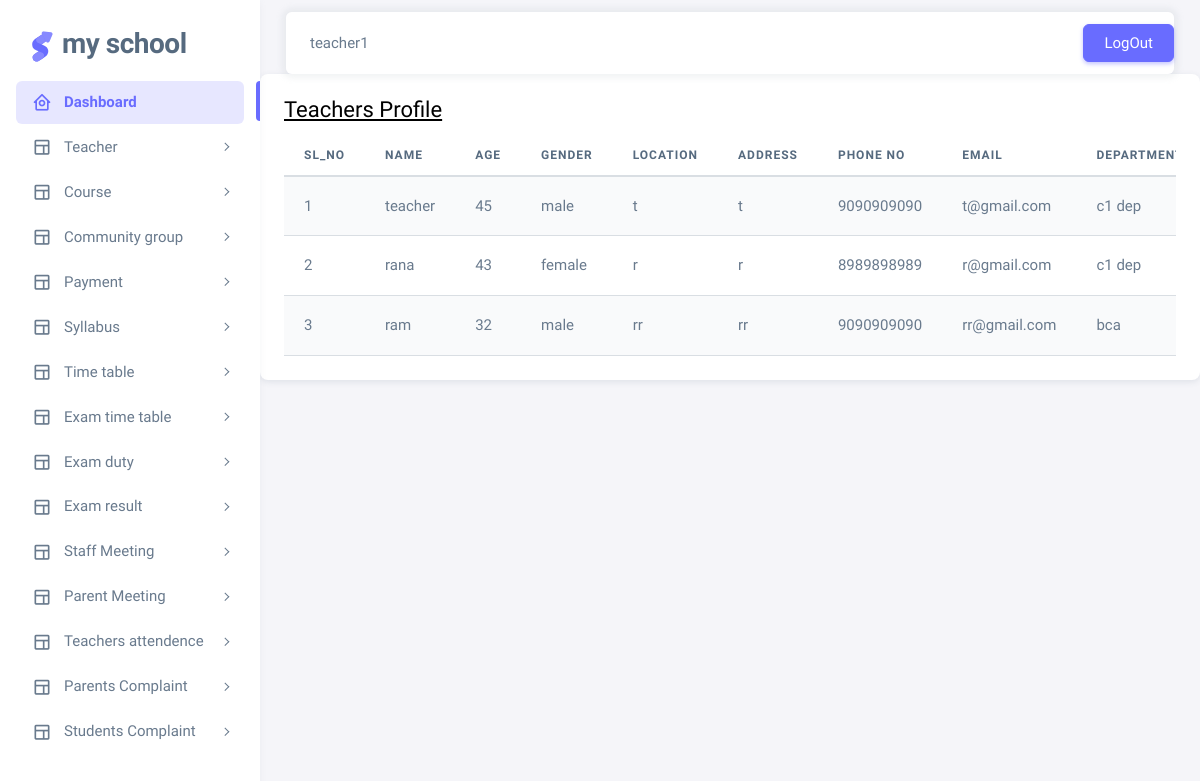
Page /teacherview (signed in) on the earlier database version.
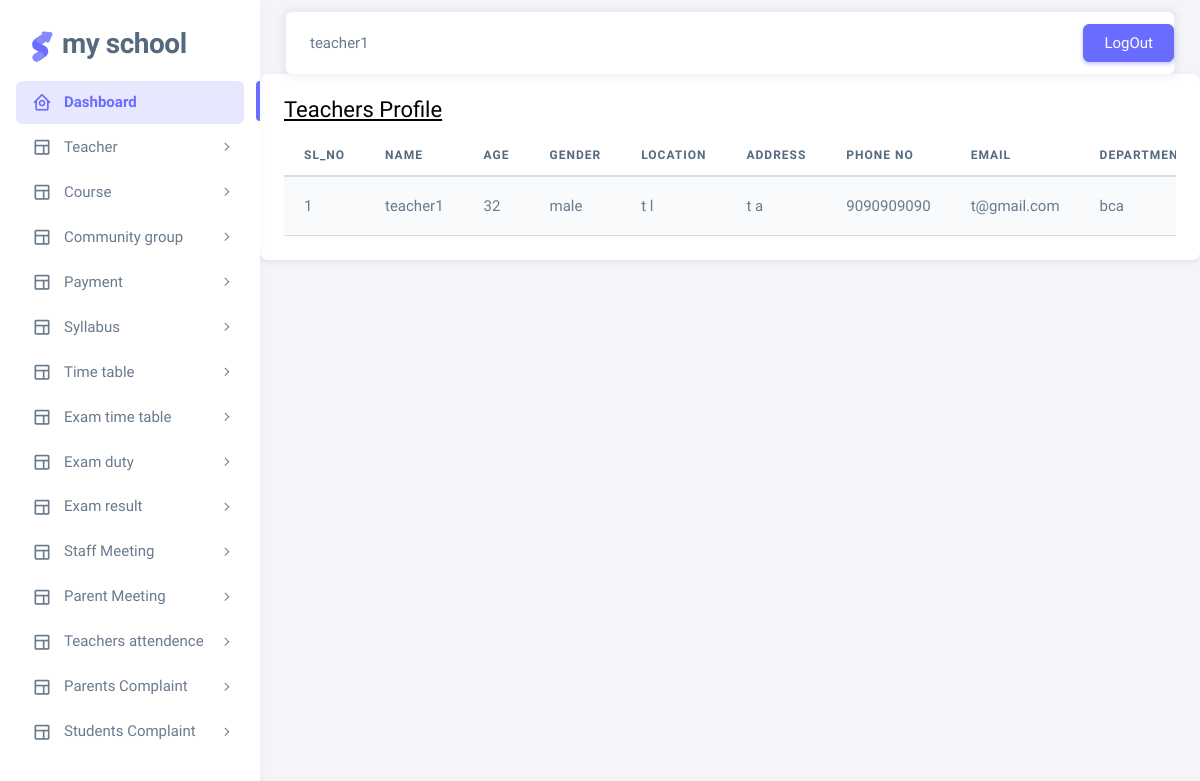
Same page on the later database version.
### myschoolapp/models.py (models this page shows, shortened)
class TeacherLogin(models.Model):
    user=models.OneToOneField(Login,on_delete=models.CASCADE,related_name='teacher')
    name=models.CharField(max_length=30)
    age=models.IntegerField()
    gender=models.CharField(max_length=30)
    location=models.CharField(max_length=100)
    address=models.CharField(max_length=100)
    phone_no=models.IntegerField()
    email=models.EmailField()
    qualification=models.CharField(max_length=100)
    department=models.CharField(max_length=100)

### myschoolapp/adminview.py (the view)
# urls.py: path('teacherview',adminview.teacherview,name='teacherview'),
@login_required(login_url='loginpage')
def teacherview(request):
    data=TeacherLogin.objects.all()
    return render(request,'admin/teacherview.html',{'data':data})

### template/admin/teacherview.html (shortened to what this page needs)
{% extends 'adindex.html' %}
{% load crispy_forms_tags %}
{% block content %}
<div class="col-lg-12 grid-margin stretch-card">
              <div class="card">
                <div class="card-body">
                  <h4 style="color: black" class="card-title"><u>Teachers Profile</u></h4>
                  <div class="table-responsive">
                    <table class="table table-striped">
                      <thead>
                        <tr>
                            <th>sl_no</th>
                          <th>name</th>
                          <th>age</th>
                          <th>gender</th>
                          <th>location</th>
                          <th>ADDRESS</th>
                          <th>phone no</th>
                          <th>email</th>
                          <th>department</th>
                        </tr>
                      </thead>
                      <tbody>
                      {% for i in data %}
                        <tr>
                          <td class="py-1">{{ forloop.counter }}</td>
                          <td>{{ i.name }}</td>
                          <td>{{ i.age }}</td>
                          <td>{{ i.gender }}</td>
                          <td>{{ i.location }}</td>
                          <td>{{ i.address}}</td>
                          <td>{{ i.phone_no }}</td>
                          <td>{{ i.email }}</td>
                          <td>{{ i.department }}</td>
                        </tr>
                      {% endfor %}
                      </tbody>
                    </table>
                  </div>
                </div>
              </div>
            </div>
{% endblock %}

Differences in the rows shown:
removed TeacherLogin: name "rana", age "43", gender "female", location "r", address "r", phone_no "8989898989", email "r@gmail.com", department "c1 dep"
removed TeacherLogin: name "ram", age "32", gender "male", location "rr", address "rr", phone_no "9090909090", email "rr@gmail.com", department "bca"
changed TeacherLogin "male": name "teacher" → "teacher1"; age "45" → "32"; location "t" → "t l"; address "t" → "t a"; department "c1 dep" → "bca"
